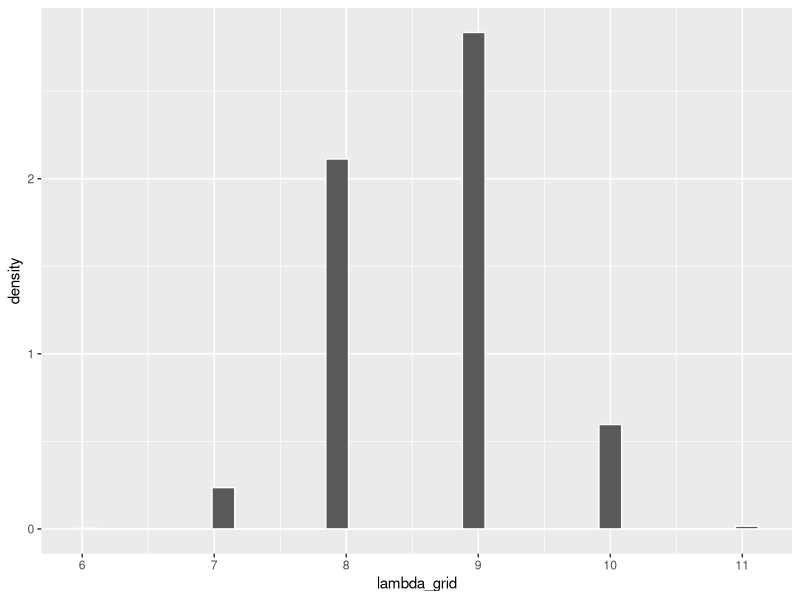
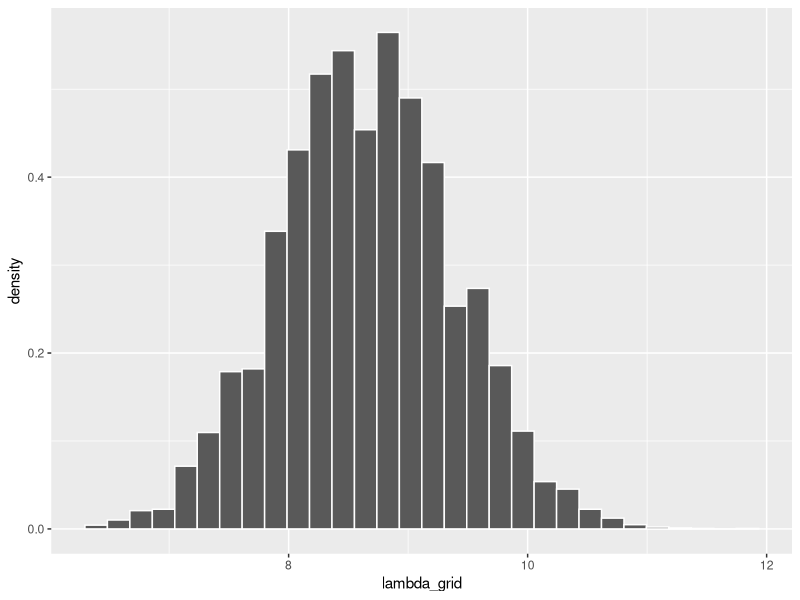

Here is the R script that generated these plots, in order:
library(tidyverse)

### a

# Step 1: Define a grid of lambda values
grid_data   <- data.frame(lambda_grid = seq(from = 5, to = 15,
                                            length = 11))

# Step 2: Evaluate the prior & likelihood at each lambda
grid_data <- grid_data %>% 
  mutate(prior = dnorm(lambda_grid, 10, 1.2**2),
         likelihood = dnorm(7.1, lambda_grid, 1.3**2) * 
           dnorm(8.9, lambda_grid, 1.3**2) * 
           dnorm(8.4, lambda_grid, 1.3**2) *
           dnorm(8.4, lambda_grid, 1.3**2))

# Step 3: Approximate the posterior
grid_data <- grid_data %>% 
  mutate(unnormalized = likelihood * prior,
         posterior = unnormalized / sum(unnormalized))

# Set the seed
set.seed(84735)

# Step 4: sample from the discretized posterior
post_sample <- sample_n(grid_data, size = 10000, 
                        weight = posterior, replace = TRUE)


# Histogram of the grid simulation with posterior pdf 
ggplot(post_sample, aes(x = lambda_grid)) + 
  geom_histogram(aes(y = ..density..), color = "white")

### b

# Step 1: Define a grid of lambda values
grid_data   <- data.frame(lambda_grid = seq(from = 5, to = 15,
                                            length = 201))

# Step 2: Evaluate the prior & likelihood at each lambda
grid_data <- grid_data %>% 
  mutate(prior = dnorm(lambda_grid, 10, 1.2**2),
         likelihood = dnorm(7.1, lambda_grid, 1.3**2) * 
           dnorm(8.9, lambda_grid, 1.3**2) * 
           dnorm(8.4, lambda_grid, 1.3**2) *
           dnorm(8.4, lambda_grid, 1.3**2))

# Step 3: Approximate the posterior
grid_data <- grid_data %>% 
  mutate(unnormalized = likelihood * prior,
         posterior = unnormalized / sum(unnormalized))

# Set the seed
set.seed(84735)

# Step 4: sample from the discretized posterior
post_sample <- sample_n(grid_data, size = 10000, 
                        weight = posterior, replace = TRUE)


# Histogram of the grid simulation with posterior pdf 
ggplot(post_sample, aes(x = lambda_grid)) + 
  geom_histogram(aes(y = ..density..), color = "white")


